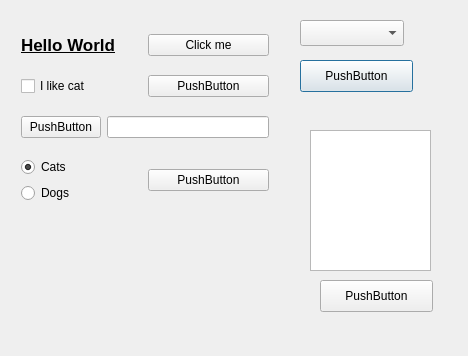
<?xml version="1.0" encoding="UTF-8"?>
<ui version="4.0">
 <class>Dialog</class>
 <widget class="QDialog" name="Dialog">
  <property name="geometry">
   <rect>
    <x>0</x>
    <y>0</y>
    <width>468</width>
    <height>356</height>
   </rect>
  </property>
  <property name="windowTitle">
   <string>Dialog</string>
  </property>
  <widget class="QComboBox" name="comboBox">
   <property name="geometry">
    <rect>
     <x>300</x>
     <y>20</y>
     <width>104</width>
     <height>26</height>
    </rect>
   </property>
  </widget>
  <widget class="QPushButton" name="ComboButton">
   <property name="geometry">
    <rect>
     <x>300</x>
     <y>60</y>
     <width>113</width>
     <height>32</height>
    </rect>
   </property>
   <property name="text">
    <string>PushButton</string>
   </property>
  </widget>
  <widget class="QListWidget" name="listWidget">
   <property name="geometry">
    <rect>
     <x>310</x>
     <y>130</y>
     <width>121</width>
     <height>141</height>
    </rect>
   </property>
  </widget>
  <widget class="QPushButton" name="ListButton">
   <property name="geometry">
    <rect>
     <x>320</x>
     <y>280</y>
     <width>113</width>
     <height>32</height>
    </rect>
   </property>
   <property name="text">
    <string>PushButton</string>
   </property>
  </widget>
  <widget class="QWidget" name="">
   <property name="geometry">
    <rect>
     <x>10</x>
     <y>10</y>
     <width>270</width>
     <height>219</height>
    </rect>
   </property>
   <layout class="QVBoxLayout" name="verticalLayout_2">
    <item>
     <layout class="QHBoxLayout" name="horizontalLayout_4">
      <item>
       <widget class="QLabel" name="label">
        <property name="text">
         <string>&lt;!DOCTYPE HTML PUBLIC &quot;-//W3C//DTD HTML 4.0//EN&quot; &quot;http://www.w3.org/TR/REC-html40/strict.dtd&quot;&gt;
&lt;html&gt;&lt;head&gt;&lt;meta name=&quot;qrichtext&quot; content=&quot;1&quot; /&gt;&lt;style type=&quot;text/css&quot;&gt;
p, li { white-space: pre-wrap; }
&lt;/style&gt;&lt;/head&gt;&lt;body style=&quot; font-family:'.SF NS Text'; font-size:13pt; font-weight:400; font-style:normal;&quot;&gt;
&lt;p style=&quot; margin-top:0px; margin-bottom:0px; margin-left:0px; margin-right:0px; -qt-block-indent:0; text-indent:0px;&quot;&gt;&lt;span style=&quot; font-weight:600; text-decoration: underline;&quot;&gt;Hello World&lt;/span&gt;&lt;/p&gt;&lt;/body&gt;&lt;/html&gt;</string>
        </property>
       </widget>
      </item>
      <item>
       <widget class="QPushButton" name="pushButton">
        <property name="text">
         <string>Click me</string>
        </property>
       </widget>
      </item>
     </layout>
    </item>
    <item>
     <layout class="QHBoxLayout" name="horizontalLayout_2">
      <item>
       <widget class="QCheckBox" name="checkBox">
        <property name="text">
         <string>I like cat</string>
        </property>
       </widget>
      </item>
      <item>
       <widget class="QPushButton" name="pushButton_3">
        <property name="text">
         <string>PushButton</string>
        </property>
       </widget>
      </item>
     </layout>
    </item>
    <item>
     <layout class="QHBoxLayout" name="horizontalLayout">
      <item>
       <widget class="QPushButton" name="pushButton_2">
        <property name="text">
         <string>PushButton</string>
        </property>
       </widget>
      </item>
      <item>
       <widget class="QLineEdit" name="lineEdit">
        <property name="echoMode">
         <enum>QLineEdit::Password</enum>
        </property>
       </widget>
      </item>
     </layout>
    </item>
    <item>
     <layout class="QHBoxLayout" name="horizontalLayout_3">
      <item>
       <layout class="QVBoxLayout" name="verticalLayout">
        <item>
         <widget class="QRadioButton" name="radioButton1">
          <property name="text">
           <string>Cats</string>
          </property>
          <property name="checked">
           <bool>true</bool>
          </property>
         </widget>
        </item>
        <item>
         <widget class="QRadioButton" name="radioButton2">
          <property name="text">
           <string>Dogs</string>
          </property>
          <property name="checked">
           <bool>false</bool>
          </property>
         </widget>
        </item>
       </layout>
      </item>
      <item>
       <widget class="QPushButton" name="RadioButton">
        <property name="text">
         <string>PushButton</string>
        </property>
       </widget>
      </item>
     </layout>
    </item>
   </layout>
  </widget>
 </widget>
 <layoutdefault spacing="6" margin="11"/>
 <resources/>
 <connections/>
</ui>
